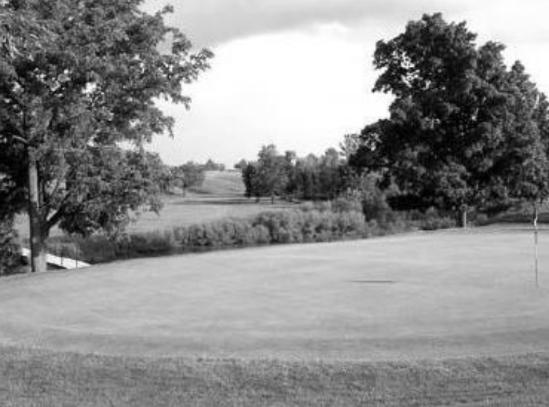
#> input picture grey.png, 549 x 407 px
$ python color.py
#> lines starting #> are read from the running program, lines starting #| are printed output that depends on the picture
import cv2
import numpy as np

image = cv2.imread('grey.png')
#> image is the input picture: shape (407, 549, 3); min 0, max 255, mean 140.9
m=len(image)
#> m = 407
n=len(image[0])
#> n = 549
o=len(image[0][0])
#> o = 3
for i in range(m):
    for j in range(n):
        temp=image[i][j][0]*3
        image[i][j][0]=temp*0.2126
        image[i][j][1]=temp*0.587
        image[i][j][2]=temp*0.0722
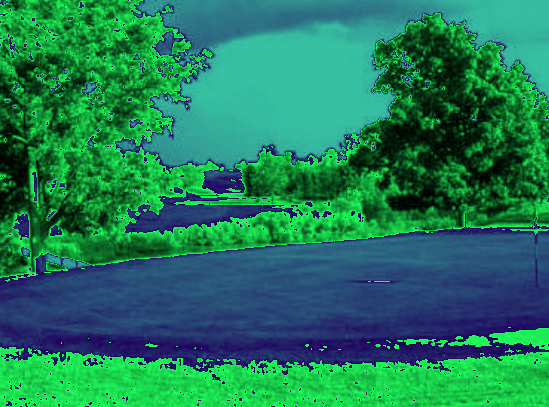
#> image: shape (407, 549, 3); mean B, G, R 89.4, 122.2, 30
cv2.imwrite("color.png", image)
